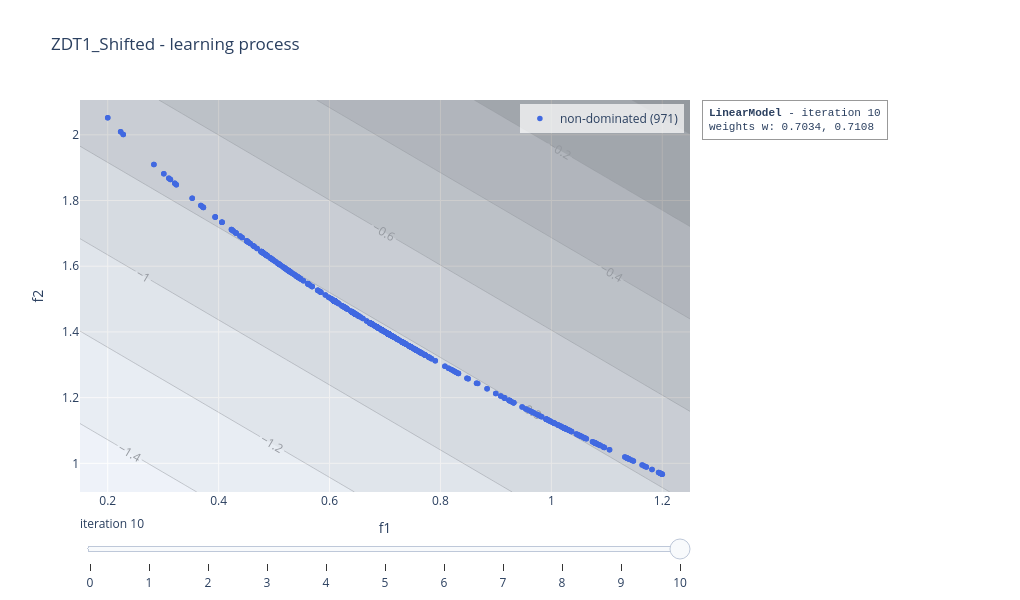

The code cell stored with this chart in its notebook:
### Code cell
linear_model.visualise("learning", plot_scalarisation = True, show = False)

### Figure 1 — Plotly figure (JSON) as saved in the notebook; plotly's stock layout.template omitted (floating-point values rounded to 4 significant figures; data arrays with more than 128 entries replaced by an {"elided": "..."} marker saying what was removed)
{"data": [{"marker": {"color": "royalblue", "size": 5.5}, "mode": "markers", "name": "non-dominated (971)", "type": "scatter", "x": {"elided": "971 float values"}, "y": {"elided": "971 float values"}}, {"colorscale": [[0, "rgb(255,255,255)"], [0.125, "rgb(240,240,240)"], [0.25, "rgb(217,217,217)"], [0.375, "rgb(189,189,189)"], [0.5, "rgb(150,150,150)"], [0.625, "rgb(115,115,115)"], [0.75, "rgb(82,82,82)"], [0.875, "rgb(37,37,37)"], [1, "rgb(0,0,0)"]], "contours": {"showlabels": true}, "opacity": 0.35, "showlegend": false, "showscale": false, "type": "contour", "x": [0.15, 0.1686, 0.1873, 0.2059, 0.2246, 0.2432, 0.2619, 0.2805, 0.2992, 0.3178, 0.3364, 0.3551, 0.3737, 0.3924, 0.411, 0.4297, 0.4483, 0.4669, 0.4856, 0.5042, 0.5229, 0.5415, 0.5602, 0.5788, 0.5975, 0.6161, 0.6347, 0.6534, 0.672, 0.6907, 0.7093, 0.728, 0.7466, 0.7653, 0.7839, 0.8025, 0.8212, 0.8398, 0.8585, 0.8771, 0.8958, 0.9144, 0.9331, 0.9517, 0.9703, 0.989, 1.008, 1.026, 1.045, 1.064, 1.082, 1.101, 1.119, 1.138, 1.157, 1.175, 1.194, 1.213, 1.231, 1.25], "y": [0.9127, 0.933, 0.9532, 0.9734, 0.9936, 1.014, 1.034, 1.054, 1.075, 1.095, 1.115, 1.135, 1.155, 1.176, 1.196, 1.216, 1.236, 1.257, 1.277, 1.297, 1.317, 1.337, 1.358, 1.378, 1.398, 1.418, 1.439, 1.459, 1.479, 1.499, 1.519, 1.54, 1.56, 1.58, 1.6, 1.621, 1.641, 1.661, 1.681, 1.701, 1.722, 1.742, 1.762, 1.782, 1.803, 1.823, 1.843, 1.863, 1.883, 1.904, 1.924, 1.944, 1.964, 1.985, 2.005, 2.025, 2.045, 2.065, 2.086, 2.106], "z": {"elided": "60x60 float values"}}], "layout": {"annotations": [{"align": "left", "bgcolor": "rgba(255,255,255,0.85)", "bordercolor": "#999999", "borderpad": 6, "borderwidth": 1, "font": {"family": "Courier New, monospace", "size": 11}, "showarrow": false, "text": "<b>LinearModel</b> - iteration 10<br>weights w: 0.7034, 0.7108", "x": 1.02, "xanchor": "left", "xref": "paper", "y": 1, "yanchor": "top", "yref": "paper"}], "height": 600, "legend": {"bgcolor": "rgba(255,255,255,0.7)", "x": 0.99, "xanchor": "right", "y": 0.99, "yanchor": "top"}, "margin": {"r": 330}, "showlegend": true, "sliders": [{"active": 10, "currentvalue": {"prefix": "iteration "}, "steps": [{"args": [["0"], {"frame": {"redraw": true}, "mode": "immediate"}], "label": "0", "method": "animate"}, {"args": [["1"], {"frame": {"redraw": true}, "mode": "immediate"}], "label": "1", "method": "animate"}, {"args": [["2"], {"frame": {"redraw": true}, "mode": "immediate"}], "label": "2", "method": "animate"}, {"args": [["3"], {"frame": {"redraw": true}, "mode": "immediate"}], "label": "3", "method": "animate"}, {"args": [["4"], {"frame": {"redraw": true}, "mode": "immediate"}], "label": "4", "method": "animate"}, {"args": [["5"], {"frame": {"redraw": true}, "mode": "immediate"}], "label": "5", "method": "animate"}, {"args": [["6"], {"frame": {"redraw": true}, "mode": "immediate"}], "label": "6", "method": "animate"}, {"args": [["7"], {"frame": {"redraw": true}, "mode": "immediate"}], "label": "7", "method": "animate"}, {"args": [["8"], {"frame": {"redraw": true}, "mode": "immediate"}], "label": "8", "method": "animate"}, {"args": [["9"], {"frame": {"redraw": true}, "mode": "immediate"}], "label": "9", "method": "animate"}, {"args": [["10"], {"frame": {"redraw": true}, "mode": "immediate"}], "label": "10", "method": "animate"}]}], "title": {"text": "ZDT1_Shifted - learning process"}, "width": 1020, "xaxis": {"range": [0.15, 1.25], "title": {"text": "f1"}}, "yaxis": {"range": [0.9127, 2.106], "title": {"text": "f2"}}}}
